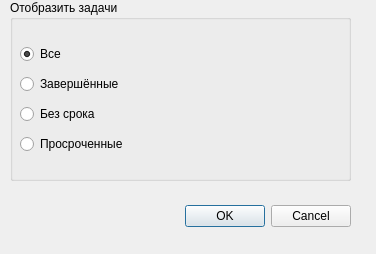
<?xml version="1.0" encoding="UTF-8"?>
<ui version="4.0">
 <class>taskFilterDialog</class>
 <widget class="QDialog" name="taskFilterDialog">
  <property name="geometry">
   <rect>
    <x>0</x>
    <y>0</y>
    <width>376</width>
    <height>254</height>
   </rect>
  </property>
  <property name="minimumSize">
   <size>
    <width>376</width>
    <height>254</height>
   </size>
  </property>
  <property name="maximumSize">
   <size>
    <width>376</width>
    <height>254</height>
   </size>
  </property>
  <property name="windowTitle">
   <string>Фильтр отображения задач</string>
  </property>
  <widget class="QDialogButtonBox" name="buttonBox">
   <property name="geometry">
    <rect>
     <x>10</x>
     <y>200</y>
     <width>341</width>
     <height>32</height>
    </rect>
   </property>
   <property name="orientation">
    <enum>Qt::Horizontal</enum>
   </property>
   <property name="standardButtons">
    <set>QDialogButtonBox::Cancel|QDialogButtonBox::Ok</set>
   </property>
  </widget>
  <widget class="QGroupBox" name="m_groupBox">
   <property name="geometry">
    <rect>
     <x>10</x>
     <y>0</y>
     <width>341</width>
     <height>181</height>
    </rect>
   </property>
   <property name="title">
    <string>Отобразить задачи</string>
   </property>
   <widget class="QWidget" name="layoutWidget">
    <property name="geometry">
     <rect>
      <x>10</x>
      <y>40</y>
      <width>141</width>
      <height>120</height>
     </rect>
    </property>
    <layout class="QVBoxLayout" name="verticalLayout">
     <item>
      <widget class="QRadioButton" name="m_AllRadioButton">
       <property name="text">
        <string>Все</string>
       </property>
       <property name="checked">
        <bool>true</bool>
       </property>
      </widget>
     </item>
     <item>
      <widget class="QRadioButton" name="m_DoneRadioButton">
       <property name="text">
        <string>Завершённые</string>
       </property>
      </widget>
     </item>
     <item>
      <widget class="QRadioButton" name="m_InfiniteRadioButton">
       <property name="text">
        <string>Без срока</string>
       </property>
      </widget>
     </item>
     <item>
      <widget class="QRadioButton" name="m_ExpiredRadioButton">
       <property name="text">
        <string>Просроченные</string>
       </property>
      </widget>
     </item>
    </layout>
   </widget>
  </widget>
 </widget>
 <resources/>
 <connections>
  <connection>
   <sender>buttonBox</sender>
   <signal>accepted()</signal>
   <receiver>taskFilterDialog</receiver>
   <slot>accept()</slot>
   <hints>
    <hint type="sourcelabel">
     <x>248</x>
     <y>254</y>
    </hint>
    <hint type="destinationlabel">
     <x>157</x>
     <y>274</y>
    </hint>
   </hints>
  </connection>
  <connection>
   <sender>buttonBox</sender>
   <signal>rejected()</signal>
   <receiver>taskFilterDialog</receiver>
   <slot>reject()</slot>
   <hints>
    <hint type="sourcelabel">
     <x>316</x>
     <y>260</y>
    </hint>
    <hint type="destinationlabel">
     <x>286</x>
     <y>274</y>
    </hint>
   </hints>
  </connection>
 </connections>
</ui>
